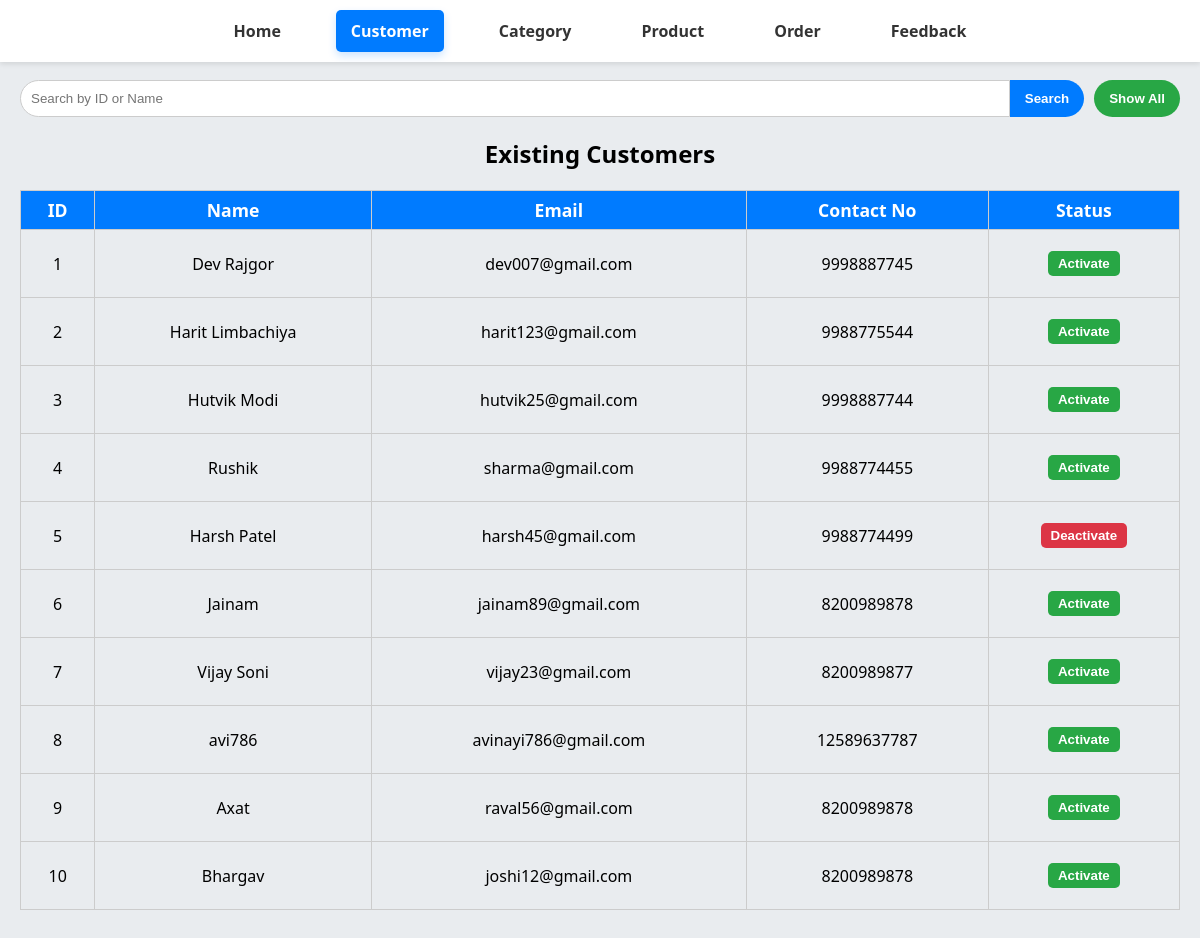
Screenshot of /customer_manage.php (signed in) with the database file from the repository.
### tables this page shows
CREATE TABLE IF NOT EXISTS `customer` (
  `id` int NOT NULL AUTO_INCREMENT,
  `name` varchar(50) NOT NULL,
  `email` varchar(50) NOT NULL,
  `password` varchar(255) NOT NULL,
  `contact_no` varchar(14) DEFAULT NULL,
  `status` enum('active','deactive') NOT NULL DEFAULT 'active',
  PRIMARY KEY (`id`),
  UNIQUE KEY `email` (`email`)
);

### customer_manage.php (the view, shortened to what this page needs)
<?php
include 'db.php';
?>
<!DOCTYPE html>
<html>
<head>
 <link rel="stylesheet" href="admincss/customer.css">
</head>
<body>
<?php
include 'admin_menubar.php';
?>
<form method="GET" action="" class="search-form">
    <input type="text" name="search" placeholder="Search by ID or Name">
    <input type="submit" value="Search">
    <input type="submit" name="showAll" value="Show All">
</form>
<h2 align="center">Existing Customers</h2>
<table border="1">
    <tr>
        <th>ID</th>
        <th>Name</th>
        <th>Email</th>
        <th>Contact No</th>
        <th>Status</th>
    </tr>
    <?php
    $sql = "SELECT * FROM customer";
    $result = mysqli_query($conn, $sql);
    if (mysqli_num_rows($result) > 0) {
        while ($row = mysqli_fetch_assoc($result)) {
            echo "<tr>";
            echo "<td>" . $row['id'] . "</td>";
            echo "<td>" . htmlspecialchars($row['name']) . "</td>";
            echo "<td>" . htmlspecialchars($row['email']) . "</td>";
            echo "<td>" . htmlspecialchars($row['contact_no']) . "</td>";
            $status = $row['status'] == 'active' ? 'Activate' : 'Deactivate';
            echo "<td>
                    <form method='POST' action=''>
                        <input type='hidden' name='toggleId' value='" . $row['id'] . "'>
                        <input type='submit' name='btnToggle' value='" . $status . "'>
                    </form>
                  </td>";
            echo "</tr>";
        }
    } else {
        echo "<tr><td colspan='5'><h2>No records found.</h2></td></tr>";
    }
    ?>
</table>
</body>
</html>

### admincss/customer.css (style rules this page uses)
body { font-family: 'Segoe UI', Tahoma, Geneva, Verdana, sans-serif; background-color: #e9ecef; margin: 0; padding: 60px 20px 20px; }
form { display: flex; justify-content: center; margin: 20px 0; }
form input[type="text"] { padding: 10px; border: 1px solid #ccc; border-radius: 20px 0 0 20px; margin-right: 0; width: 250px; flex: 1; }
form input[type="submit"] { padding: 10px 15px; border: none; border-radius: 0 20px 20px 0; cursor: pointer; font-weight: bold; transition: background-color 0.3s, transform 0.3s; }
form input[type="submit"]:nth-child(2) { background-color: #007bff; color: white; }
form input[type="submit"]:nth-child(3) { padding: 10px 15px; border: none; border-radius: 20px; cursor: pointer; font-weight: bold; background-color: #28a745; color: white; margin-left: 10px; transition: background-color 0.3s, transform 0.3s; }
table { width: 100%; border-collapse: collapse; margin: 20px auto; }
td { text-align: center; border: 1px solid #ccc; }
th { padding: 7px; background-color: #007bff; color: white; text-align: center; font-size: 1.1em; border: 1px solid #ccc; }
input[type="submit"][name="btnToggle"] { padding: 5px 10px; border: none; border-radius: 5px; cursor: pointer; font-weight: bold; transition: background-color 0.3s, transform 0.3s; }
input[type="submit"][name="btnToggle"][value="Deactivate"] { background-color: #dc3545; color: white; }
input[type="submit"][name="btnToggle"][value="Activate"] { background-color: #28a745; color: white; }

### rows the page displays
customer: id "1", name "Dev Rajgor", email "dev007@gmail.com", contact_no "9998887745", btnToggle "Activate"
customer: id "2", name "Harit Limbachiya", email "harit123@gmail.com", contact_no "9988775544", btnToggle "Activate"
customer: id "3", name "Hutvik Modi", email "hutvik25@gmail.com", contact_no "9998887744", btnToggle "Activate"
customer: id "4", name "Rushik", email "sharma@gmail.com", contact_no "9988774455", btnToggle "Activate"
customer: id "5", name "Harsh Patel", email "harsh45@gmail.com", contact_no "9988774499", btnToggle "Deactivate"
customer: id "6", name "Jainam", email "jainam89@gmail.com", contact_no "8200989878", btnToggle "Activate"
customer: id "7", name "Vijay Soni", email "vijay23@gmail.com", contact_no "8200989877", btnToggle "Activate"
customer: id "8", name "avi786", email "avinayi786@gmail.com", contact_no "12589637787", btnToggle "Activate"
customer: id "9", name "Axat", email "raval56@gmail.com", contact_no "8200989878", btnToggle "Activate"
customer: id "10", name "Bhargav", email "joshi12@gmail.com", contact_no "8200989878", btnToggle "Activate"
